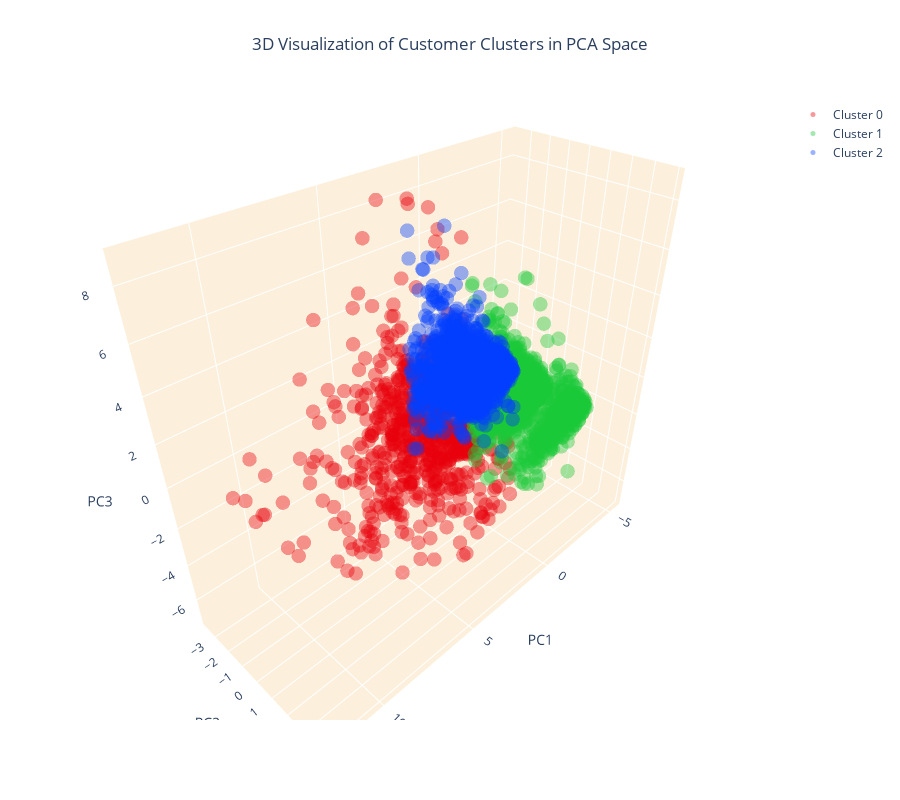

Notebook cell for this chart:
### Code cell
# Create separate data frames for each cluster
cluster_0 = customer_data_pca[customer_data_pca['cluster'] == 0]
cluster_1 = customer_data_pca[customer_data_pca['cluster'] == 1]
cluster_2 = customer_data_pca[customer_data_pca['cluster'] == 2]

# Create a 3D scatter plot
fig = go.Figure()

# Add data points for each cluster separately and specify the color
fig.add_trace(go.Scatter3d(x=cluster_0['PC1'], y=cluster_0['PC2'], z=cluster_0['PC3'], 
                           mode='markers', marker=dict(color=colors[0], size=5, opacity=0.4), name='Cluster 0'))
fig.add_trace(go.Scatter3d(x=cluster_1['PC1'], y=cluster_1['PC2'], z=cluster_1['PC3'], 
                           mode='markers', marker=dict(color=colors[1], size=5, opacity=0.4), name='Cluster 1'))
fig.add_trace(go.Scatter3d(x=cluster_2['PC1'], y=cluster_2['PC2'], z=cluster_2['PC3'], 
                           mode='markers', marker=dict(color=colors[2], size=5, opacity=0.4), name='Cluster 2'))

# Set the title and layout details
fig.update_layout(
    title=dict(text='3D Visualization of Customer Clusters in PCA Space', x=0.5),
    scene=dict(
        xaxis=dict(backgroundcolor="#fcf0dc", gridcolor='white', title='PC1'),
        yaxis=dict(backgroundcolor="#fcf0dc", gridcolor='white', title='PC2'),
        zaxis=dict(backgroundcolor="#fcf0dc", gridcolor='white', title='PC3'),
    ),
    width=900,
    height=800
)

# Show the plot
fig.show()

### Figure 1 — Plotly figure (JSON) as saved in the notebook; plotly's stock layout.template omitted (floating-point values rounded to 4 significant figures; data arrays with more than 128 entries replaced by an {"elided": "..."} marker saying what was removed)
{"data": [{"marker": {"color": "#e8000b", "opacity": 0.4, "size": 5}, "mode": "markers", "name": "Cluster 0", "type": "scatter3d", "x": {"elided": "736 float values"}, "y": {"elided": "736 float values"}, "z": {"elided": "736 float values"}}, {"marker": {"color": "#1ac938", "opacity": 0.4, "size": 5}, "mode": "markers", "name": "Cluster 1", "type": "scatter3d", "x": {"elided": "1656 float values"}, "y": {"elided": "1656 float values"}, "z": {"elided": "1656 float values"}}, {"marker": {"color": "#023eff", "opacity": 0.4, "size": 5}, "mode": "markers", "name": "Cluster 2", "type": "scatter3d", "x": {"elided": "1675 float values"}, "y": {"elided": "1675 float values"}, "z": {"elided": "1675 float values"}}], "layout": {"height": 800, "scene": {"aspectmode": "auto", "aspectratio": {"x": 1.366, "y": 0.5978, "z": 1.225}, "xaxis": {"backgroundcolor": "#fcf0dc", "gridcolor": "white", "title": {"text": "PC1"}, "type": "linear"}, "yaxis": {"backgroundcolor": "#fcf0dc", "gridcolor": "white", "title": {"text": "PC2"}, "type": "linear"}, "zaxis": {"backgroundcolor": "#fcf0dc", "gridcolor": "white", "title": {"text": "PC3"}, "type": "linear"}}, "title": {"text": "3D Visualization of Customer Clusters in PCA Space", "x": 0.5}, "width": 900}}
